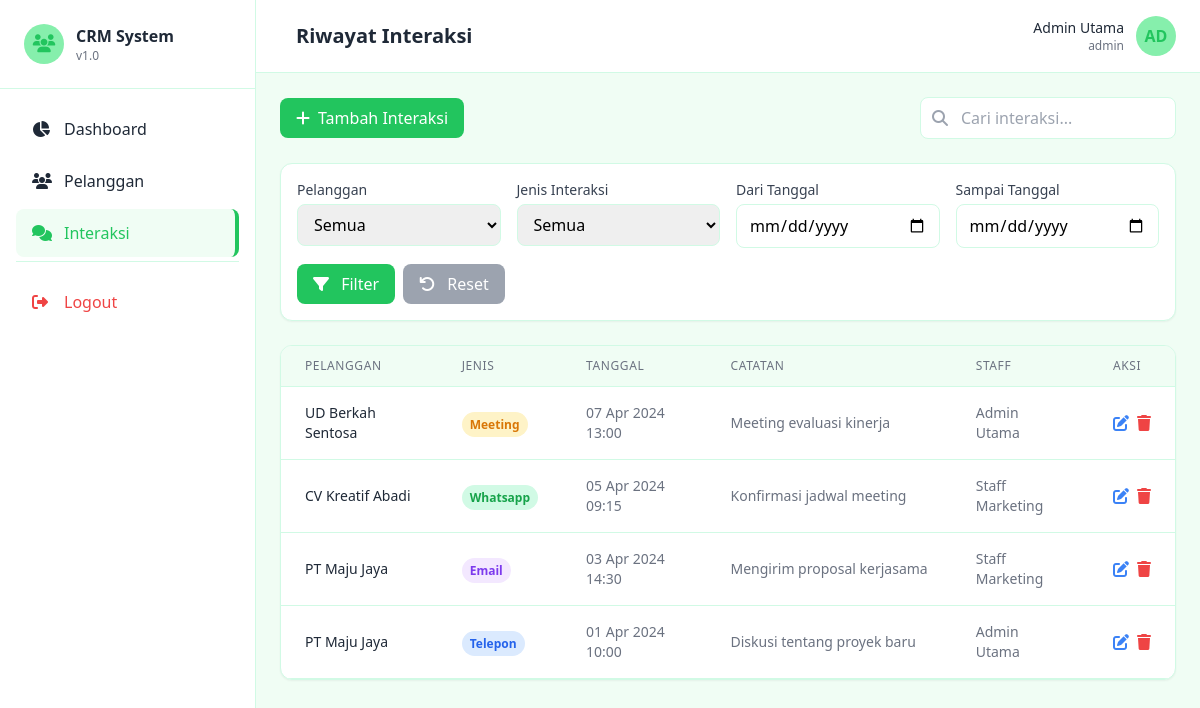
Page /interactions/index.php (signed in) on the committed database.
### tables this page shows
CREATE TABLE `interactions` (
  `id` int(11) NOT NULL,
  `customer_id` int(11) NOT NULL,
  `user_id` int(11) NOT NULL,
  `interaction_type` enum('telepon','email','whatsapp','meeting') NOT NULL,
  `notes` text DEFAULT NULL,
  `interaction_date` datetime DEFAULT NULL,
  `created_at` timestamp NOT NULL DEFAULT current_timestamp()
);

CREATE TABLE `customers` (
  `id` int(11) NOT NULL,
  `customer_code` varchar(20) NOT NULL,
  `nama` varchar(100) NOT NULL,
  `email` varchar(100) DEFAULT NULL,
  `telepon` varchar(20) DEFAULT NULL,
  `alamat` text DEFAULT NULL,
  `kota` varchar(50) DEFAULT NULL,
  `status` enum('aktif','tidak_aktif') DEFAULT 'aktif',
  `join_date` date DEFAULT NULL,
  `created_at` timestamp NOT NULL DEFAULT current_timestamp()
);

CREATE TABLE `users` (
  `id` int(11) NOT NULL,
  `nama` varchar(100) NOT NULL,
  `email` varchar(100) NOT NULL,
  `password` varchar(255) NOT NULL,
  `role` enum('admin','staff') DEFAULT 'staff',
  `created_at` timestamp NOT NULL DEFAULT current_timestamp()
);

### interactions/index.php (the view, shortened to what this page needs)
<?php
require_once '../config/database.php';
$date_from = isset($_GET['date_from']) ? $_GET['date_from'] : '';
$date_to = isset($_GET['date_to']) ? $_GET['date_to'] : '';
$page = isset($_GET['page']) ? (int)$_GET['page'] : 1;
$limit = 10;
$offset = ($page - 1) * $limit;
$search = isset($_GET['search']) ? trim($_GET['search']) : '';
$where = [];
$params = [];
$whereClause = !empty($where) ? "WHERE " . implode(" AND ", $where) : "";
try {
    $sql = "SELECT i.*, c.nama as customer_name, u.nama as staff_name
            FROM interactions i
            JOIN customers c ON i.customer_id = c.id
            JOIN users u ON i.user_id = u.id
            $whereClause
            ORDER BY i.interaction_date DESC
            LIMIT $limit OFFSET $offset";
    $stmt = $pdo->prepare($sql);
    $stmt->execute($params);
    $interactions = $stmt->fetchAll();
} catch(PDOException $e) {
    $error = 'Gagal mengambil data interaksi';
}
?>
<!DOCTYPE html>
<html lang="id">
<head>
    <script src="https://cdn.tailwindcss.com"></script>
    <link rel="stylesheet" href="https://cdnjs.cloudflare.com/ajax/libs/font-awesome/6.5.0/css/all.min.css">
</head>
<body class="bg-[#F0FDF4]">
    <div class="flex h-screen">
        <aside class="sidebar w-64 flex-shrink-0 hidden md:block overflow-y-auto">
            <div class="p-6 border-b border-[#D1FAE5]">
                <div class="flex items-center space-x-3">
                    <div class="w-10 h-10 bg-[#86EFAC] rounded-full flex items-center justify-center">
                        <i class="fas fa-users text-[#22C55E] text-lg"></i>
                    </div>
                    <div>
                        <h2 class="font-bold text-[#1F2937]">CRM System</h2>
                        <p class="text-xs text-gray-500">v1.0</p>
                    </div>
                </div>
            </div>
            <nav class="p-4 space-y-1">
                <a href="../dashboard/index.php" class="sidebar-link flex items-center space-x-3 px-4 py-3 rounded-lg">
                    <i class="fas fa-chart-pie w-5"></i>
                    <span>Dashboard</span>
                </a>
                <a href="../customers/index.php" class="sidebar-link flex items-center space-x-3 px-4 py-3 rounded-lg">
                    <i class="fas fa-users w-5"></i>
                    <span>Pelanggan</span>
                </a>
                <a href="index.php" class="sidebar-link active flex items-center space-x-3 px-4 py-3 rounded-lg">
                    <i class="fas fa-comments w-5"></i>
                    <span>Interaksi</span>
                </a>
                <div class="pt-4 mt-4 border-t border-[#D1FAE5]">
                    <a href="../auth/logout.php" class="sidebar-link flex items-center space-x-3 px-4 py-3 rounded-lg text-red-500 hover:bg-red-50">
                        <i class="fas fa-sign-out-alt w-5"></i>
                        <span>Logout</span>
                    </a>
                </div>
            </nav>
        </aside>
        <div class="flex-1 overflow-y-auto">
            <header class="bg-white border-b border-[#D1FAE5] px-6 py-4">
                <div class="flex items-center justify-between">
                    <div class="flex items-center space-x-4">
                        <h1 class="text-xl font-semibold text-[#1F2937]">Riwayat Interaksi</h1>
                    </div>
                    <div class="flex items-center space-x-4">
                        <div class="flex items-center space-x-3">
                            <div class="text-right hidden sm:block">
                                <p class="text-sm font-medium text-[#1F2937]"><?php echo htmlspecialchars($_SESSION['user_nama']); ?></p>
                                <p class="text-xs text-gray-500"><?php echo htmlspecialchars($_SESSION['user_role']); ?></p>
                            </div>
                            <div class="w-10 h-10 bg-[#86EFAC] rounded-full flex items-center justify-center text-[#22C55E] font-bold">
                                <?php echo strtoupper(substr($_SESSION['user_nama'], 0, 2)); ?>
                            </div>
                        </div>
                    </div>
                </div>
            </header>
            <div class="p-6">
                <div class="flex flex-col sm:flex-row justify-between items-start sm:items-center gap-4 mb-6">
                    <a href="create.php" class="btn-primary text-white px-4 py-2 rounded-lg flex items-center space-x-2 transition">
                        <i class="fas fa-plus"></i>
                        <span>Tambah Interaksi</span>
                    </a>
                    <div class="w-full sm:w-64 relative">
                        <i class="fas fa-search absolute left-3 top-1/2 -translate-y-1/2 text-gray-400"></i>
                        <input type="text" id="searchInput" placeholder="Cari interaksi..."
                               class="w-full pl-10 pr-4 py-2 border border-[#D1FAE5] rounded-lg focus:outline-none focus:ring-2 focus:ring-[#22C55E]"
                               value="<?php echo htmlspecialchars($search); ?>">
                    </div>
                </div>
                <div class="bg-white rounded-xl shadow-sm border border-[#D1FAE5] p-4 mb-6">
                    <form method="GET" action="" class="grid grid-cols-1 sm:grid-cols-2 lg:grid-cols-4 gap-4">
                        <div>
                            <label class="block text-sm font-medium text-gray-700 mb-1">Pelanggan</label>
                            <select name="customer_id" class="w-full px-3 py-2 border border-[#D1FAE5] rounded-lg focus:outline-none focus:ring-2 focus:ring-[#22C55E]">
                                <option value="">Semua</option>
                            </select>
                        </div>
                        <div>
                            <label class="block text-sm font-medium text-gray-700 mb-1">Jenis Interaksi</label>
                            <select name="type" class="w-full px-3 py-2 border border-[#D1FAE5] rounded-lg focus:outline-none focus:ring-2 focus:ring-[#22C55E]">
                                <option value="">Semua</option>
                            </select>
                        </div>
                        <div>
                            <label class="block text-sm font-medium text-gray-700 mb-1">Dari Tanggal</label>
                            <input type="date" name="date_from" value="<?php echo htmlspecialchars($date_from); ?>"
                                   class="w-full px-3 py-2 border border-[#D1FAE5] rounded-lg focus:outline-none focus:ring-2 focus:ring-[#22C55E]">
                        </div>
                        <div>
                            <label class="block text-sm font-medium text-gray-700 mb-1">Sampai Tanggal</label>
                            <input type="date" name="date_to" value="<?php echo htmlspecialchars($date_to); ?>"
                                   class="w-full px-3 py-2 border border-[#D1FAE5] rounded-lg focus:outline-none focus:ring-2 focus:ring-[#22C55E]">
                        </div>
                        <div class="sm:col-span-2 lg:col-span-4 flex space-x-2">
                            <button type="submit" class="btn-primary text-white px-4 py-2 rounded-lg transition">
                                <i class="fas fa-filter mr-2"></i> Filter
                            </button>
                            <a href="index.php" class="btn-secondary text-white px-4 py-2 rounded-lg transition">
                                <i class="fas fa-undo mr-2"></i> Reset
                            </a>
                        </div>
                    </form>
                </div>
                <div class="bg-white rounded-xl shadow-sm border border-[#D1FAE5] overflow-hidden">
                    <div class="overflow-x-auto">
                        <table class="w-full">
                            <thead class="bg-[#F0FDF4] border-b border-[#D1FAE5]">
                                <tr>
                                    <th class="px-6 py-3 text-left text-xs font-medium text-gray-500 uppercase tracking-wider">Pelanggan</th>
                                    <th class="px-6 py-3 text-left text-xs font-medium text-gray-500 uppercase tracking-wider">Jenis</th>
                                    <th class="px-6 py-3 text-left text-xs font-medium text-gray-500 uppercase tracking-wider hidden md:table-cell">Tanggal</th>
                                    <th class="px-6 py-3 text-left text-xs font-medium text-gray-500 uppercase tracking-wider hidden lg:table-cell">Catatan</th>
                                    <th class="px-6 py-3 text-left text-xs font-medium text-gray-500 uppercase tracking-wider hidden sm:table-cell">Staff</th>
                                    <th class="px-6 py-3 text-left text-xs font-medium text-gray-500 uppercase tracking-wider">Aksi</th>
                                </tr>
                            </thead>
                            <tbody id="interactionTableBody">
                                <?php if (isset($interactions) && count($interactions) > 0): ?>
                                    <?php foreach ($interactions as $interaction):
                                        $badgeClass = 'badge-' . $interaction['interaction_type'];
                                    ?>
                                    <tr class="border-b border-[#D1FAE5] hover:bg-[#F0FDF4] transition">
                                        <td class="px-6 py-4 text-sm font-medium text-[#1F2937]"><?php echo htmlspecialchars($interaction['customer_name']); ?></td>
                                        <td class="px-6 py-4">
                                            <span class="px-2 py-1 text-xs font-semibold rounded-full <?php echo $badgeClass; ?>">
                                                <?php echo ucfirst($interaction['interaction_type']); ?>
                                            </span>
                                        </td>
                                        <td class="px-6 py-4 text-sm text-gray-500 hidden md:table-cell">
                                            <?php echo date('d M Y H:i', strtotime($interaction['interaction_date'])); ?>
                                        </td>
                                        <td class="px-6 py-4 text-sm text-gray-500 hidden lg:table-cell max-w-xs truncate">
                                            <?php echo htmlspecialchars(substr($interaction['notes'] ?? '', 0, 50)); ?>
                                        </td>
                                        <td class="px-6 py-4 text-sm text-gray-500 hidden sm:table-cell">
                                            <?php echo htmlspecialchars($interaction['staff_name']); ?>
                                        </td>
                                        <td class="px-6 py-4">
                                            <div class="flex items-center space-x-2">
                                                <?php if ($_SESSION['user_role'] === 'admin' || $_SESSION['user_role'] === 'staff'): ?>
                                                <a href="edit.php?id=<?php echo $interaction['id']; ?>"
                                                   class="text-blue-500 hover:text-blue-600" title="Edit">
                                                    <i class="fas fa-edit"></i>
                                                </a>
                                                <?php endif; ?>
                                                <?php if ($_SESSION['user_role'] === 'admin'): ?>
                                                <button onclick="confirmDelete(<?php echo $interaction['id']; ?>)"
                                                        class="text-red-500 hover:text-red-600" title="Hapus">
                                                    <i class="fas fa-trash"></i>
                                                </button>
                                                <?php endif; ?>
                                            </div>
                                        </td>
                                    </tr>
                                    <?php endforeach; ?>
                                <?php endif; ?>
                            </tbody>
                        </table>
                    </div>
                </div>
            </div>
        </div>
    </div>
</body>
</html>

### interactions/index.php (style rules this page uses)
.sidebar { background: #FFFFFF; border-right: 1px solid #D1FAE5; }
.sidebar-link { color: #1F2937; transition: all 0.3s; }
.sidebar-link:hover, .sidebar-link.active { background: #F0FDF4; color: #22C55E; }
.sidebar-link.active { border-right: 4px solid #22C55E; }
.btn-primary { background: #22C55E; }
.btn-secondary { background: #9CA3AF; }
.badge-telepon { background: #DBEAFE; color: #2563EB; }
.badge-email { background: #F3E8FF; color: #7C3AED; }
.badge-whatsapp { background: #D1FAE5; color: #16A34A; }
.badge-meeting { background: #FEF3C7; color: #D97706; }

### rows in the picture
interactions: customer.nama "UD Berkah Sentosa", interaction_type "Meeting", interaction_date "07 Apr 2024 13:00", notes "Meeting evaluasi kinerja", user.nama "Admin Utama"
interactions: customer.nama "CV Kreatif Abadi", interaction_type "Whatsapp", interaction_date "05 Apr 2024 09:15", notes "Konfirmasi jadwal meeting", user.nama "Staff Marketing"
interactions: customer.nama "PT Maju Jaya", interaction_type "Email", interaction_date "03 Apr 2024 14:30", notes "Mengirim proposal kerjasama", user.nama "Staff Marketing"
interactions: customer.nama "PT Maju Jaya", interaction_type "Telepon", interaction_date "01 Apr 2024 10:00", notes "Diskusi tentang proyek baru", user.nama "Admin Utama"

### other values in the picture
$_SESSION['user_nama'] "Admin Utama"
$_SESSION['user_role'] "admin"
substr($_SESSION['user_nama'], 0, 2) "AD"
